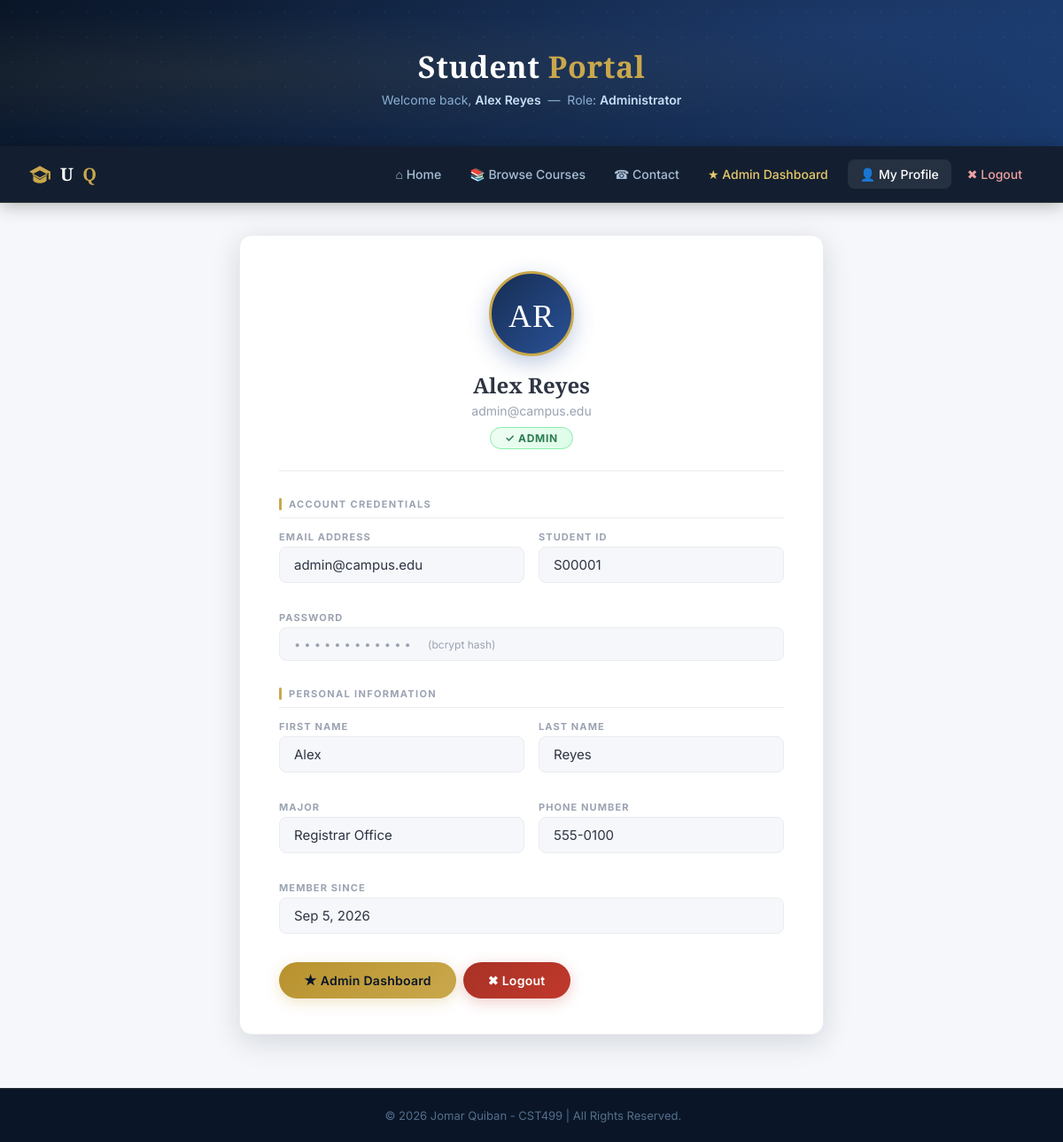
The page /profile.php (signed in) on the database its author committed.
### tables this page shows
CREATE TABLE IF NOT EXISTS students (
    id          INT           NOT NULL AUTO_INCREMENT,
    studentId   VARCHAR(20)   NOT NULL UNIQUE,         
    email       VARCHAR(150)  NOT NULL UNIQUE,
    password    VARCHAR(255)  NOT NULL,                
    firstName   VARCHAR(80)   NOT NULL,
    lastName    VARCHAR(80)   NOT NULL,
    major       VARCHAR(100),
    phone       VARCHAR(20),
    role        VARCHAR(30)   NOT NULL DEFAULT 'student', 
    created_at  TIMESTAMP     DEFAULT CURRENT_TIMESTAMP,
    PRIMARY KEY (id)
);

### profile.php (the view, shortened to what this page needs)
<?php
$conn = Database::getConnection();
$stmt = $conn->prepare("SELECT * FROM students WHERE id = ?");
$stmt->bind_param("i", $_SESSION['id']);
$stmt->execute();
$result = $stmt->get_result();
if ($result && $result->num_rows === 1) {
    $s = $result->fetch_assoc();
} else {
    session_unset(); session_destroy(); header("Location: login.php"); exit();
}
?>
<!DOCTYPE html>
<html lang="en">
<head>
</head>
<body>
<?php require 'master.php'; ?>
<div class="page-content">
<div class="container" style="max-width:700px; margin:0 auto; padding:0 20px;">
<div class="ep-card">
    <div class="text-center" style="margin-bottom:24px;">
        <div class="profile-avatar-lg">
            <?= strtoupper(substr($s['firstName'],0,1).substr($s['lastName'],0,1)) ?>
        </div>
        <h2 style="font-size:24px; margin-bottom:4px;">
            <?= htmlspecialchars($s['firstName'].' '.$s['lastName']) ?>
        </h2>
        <p class="text-muted" style="margin-bottom:10px;"><?= htmlspecialchars($s['email']) ?></p>
        <span class="role-badge">&#10003; <?= htmlspecialchars(ucfirst($s['role'])) ?></span>
    </div>
    <hr style="border:none; border-top:1px solid var(--grey-200); margin:24px 0;">
    <div class="ep-section-label">Account Credentials</div>
    <div class="row-2col mb-4">
        <div class="profile-field">
            <span class="profile-field-label">Email Address</span>
            <div class="profile-field-value"><?= htmlspecialchars($s['email']) ?></div>
        </div>
        <div class="profile-field">
            <span class="profile-field-label">Student ID</span>
            <div class="profile-field-value"><?= htmlspecialchars($s['studentId']) ?></div>
        </div>
    </div>
    <div class="profile-field mb-4">
        <span class="profile-field-label">Password</span>
        <div class="profile-field-value masked">
            &bull;&bull;&bull;&bull;&bull;&bull;&bull;&bull;&bull;&bull;&bull;&bull;
            &nbsp;<small style="letter-spacing:0; color:var(--grey-400); font-size:12px;">(bcrypt hash)</small>
        </div>
    </div>
    <div class="ep-section-label">Personal Information</div>
    <div class="row-2col mb-4">
        <div class="profile-field">
            <span class="profile-field-label">First Name</span>
            <div class="profile-field-value"><?= htmlspecialchars($s['firstName']) ?></div>
        </div>
        <div class="profile-field">
            <span class="profile-field-label">Last Name</span>
            <div class="profile-field-value"><?= htmlspecialchars($s['lastName']) ?></div>
        </div>
    </div>
    <div class="row-2col mb-4">
        <div class="profile-field">
            <span class="profile-field-label">Major</span>
            <div class="profile-field-value"><?= htmlspecialchars($s['major'] ?: '—') ?></div>
        </div>
        <div class="profile-field">
            <span class="profile-field-label">Phone Number</span>
            <div class="profile-field-value"><?= htmlspecialchars($s['phone'] ?: '—') ?></div>
        </div>
    </div>
    <div class="profile-field mb-4">
        <span class="profile-field-label">Member Since</span>
        <div class="profile-field-value"><?= date('M j, Y', strtotime($s['created_at'])) ?></div>
    </div>
    <div class="flex gap-2" style="margin-top:32px; flex-wrap:wrap;">
        <?php if ($s['role'] === 'student'): ?>
        <a href="my_courses.php" class="ep-btn ep-btn-gold">&#128197; My Schedule</a>
        <a href="courses.php"    class="ep-btn ep-btn-primary">&#128218; Browse Courses</a>
        <?php else: ?>
        <a href="admin_dashboard.php" class="ep-btn ep-btn-gold">&#9733; Admin Dashboard</a>
        <?php endif; ?>
        <a href="logout.php" class="ep-btn ep-btn-danger">&#10006; Logout</a>
    </div>
</div>
</div>
</div>
<?php require 'footer.php'; ?>
</body>
</html>

### style.css (style rules this page uses)
:root { --navy-900: #0a1628; --navy-800: #0f2040; --navy-700: #162d52; --navy-600: #1e3f6e; --navy-500: #2a5298; --gold: #c9a84c; --gold-lt: #e8c96a; --gold-pale:#fdf6e3; --white: #ffffff; --grey-100: #f5f7fa; --grey-200: #eaecf0; --grey-400: #9ba3b2; --grey-600: #5a6478; --grey-800: #2d3443; --green: #2e7d52; --red: #c0392b; --shadow-sm: 0 2px 8px rgba(10,22,40,.10); --shadow-md: 0 8px 32px rgba(10,22,40,.14); --shadow-lg: 0 20px 60px rgba(10,22,40,.18); --radius-sm: 8px; --radius-md: 14px; --radius-lg: 20px; --transition: .25s cubic-bezier(.4,0,.2,1); }
*, *::before, *::after { box-sizing: border-box; margin: 0; padding: 0; }
html { scroll-behavior: smooth; }
body { font-family: 'Inter', sans-serif; font-size: 15px; color: var(--grey-800); background: var(--grey-100); min-height: 100vh; display: flex; flex-direction: column; -webkit-font-smoothing: antialiased; }
h1, h2, h3 { font-family: 'Playfair Display', serif; }
a { color: var(--navy-500); text-decoration: none; transition: color var(--transition); }
.page-content { flex: 1; animation: fadeUp .45s ease both; }
.ep-card { background: var(--white); border-radius: var(--radius-md); box-shadow: var(--shadow-md); padding: 40px 44px; margin-top: 36px; margin-bottom: 60px; border: 1px solid var(--grey-200); animation: fadeUp .4s ease both; }
.ep-section-label { font-size: 11px; font-weight: 700; text-transform: uppercase; letter-spacing: .12em; color: var(--grey-400); margin: 30px 0 14px; padding-bottom: 8px; border-bottom: 1px solid var(--grey-200); display: flex; align-items: center; gap: 8px; }
.ep-section-label::before { content: ''; display: block; width: 3px; height: 14px; background: var(--gold); border-radius: 2px; }
.ep-btn { display: inline-flex; align-items: center; justify-content: center; gap: 8px; padding: 12px 28px; border-radius: 50px; font-family: 'Inter', sans-serif; font-size: 14px; font-weight: 600; cursor: pointer; border: none; transition: transform var(--transition), box-shadow var(--transition), background var(--transition), opacity var(--transition); text-decoration: none; white-space: nowrap; letter-spacing: .02em; }
.ep-btn-gold { background: linear-gradient(135deg, #b8922e, var(--gold)); color: var(--navy-900); box-shadow: 0 4px 16px rgba(201,168,76,.30); }
.ep-btn-danger { background: linear-gradient(135deg, #a93226, var(--red)); color: var(--white); box-shadow: 0 4px 16px rgba(192,57,43,.25); }
.profile-avatar-lg { width: 96px; height: 96px; border-radius: 50%; background: linear-gradient(135deg, var(--navy-700), var(--navy-500)); color: var(--white); font-size: 36px; font-family: 'Playfair Display', serif; line-height: 96px; text-align: center; margin: 0 auto 16px; box-shadow: 0 8px 24px rgba(42,82,152,.30); border: 3px solid var(--gold); letter-spacing: 1px; }
.role-badge { display: inline-flex; align-items: center; gap: 6px; background: linear-gradient(135deg, #f0fdf4, #dcfce7); color: var(--green); border: 1px solid #86efac; border-radius: 50px; padding: 4px 16px; font-size: 12px; font-weight: 700; text-transform: uppercase; letter-spacing: .06em; }
.profile-field { margin-bottom: 16px; }
.profile-field-label { font-size: 11px; font-weight: 700; text-transform: uppercase; letter-spacing: .1em; color: var(--grey-400); margin-bottom: 4px; display: block; }
.profile-field-value { font-size: 15px; color: var(--grey-800); padding: 10px 16px; background: var(--grey-100); border-radius: var(--radius-sm); border: 1px solid var(--grey-200); }
.profile-field-value.masked { letter-spacing: 4px; color: var(--grey-400); font-size: 13px; }
.text-center { text-align: center; }
.text-muted { color: var(--grey-400); font-size: 14px; }
.mb-4 { margin-bottom: 16px; }
.gap-2 { gap: 8px; }
.flex { display: flex; }
.row-2col { display: grid; grid-template-columns: 1fr 1fr; gap: 16px; }

### rows shown on the page
students: firstName+lastName "AR", firstName+lastName "Alex Reyes", email "admin@campus.edu", role "ADMIN", studentId "S00001", firstName "Alex", lastName "Reyes", major "Registrar Office", phone "555-0100", created_at "Sep 5, 2026"

### other values the page prints
$_SESSION['firstName'] . ' ' . $_SESSION['lastName'] "Alex Reyes"
